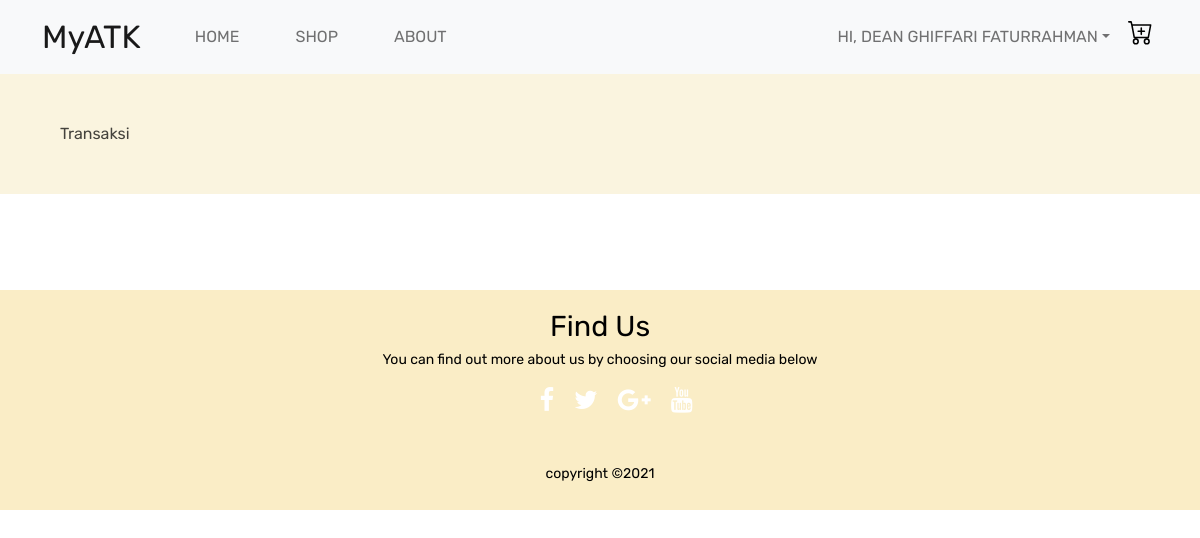
The app's page /transaksi.php (signed in), older data.
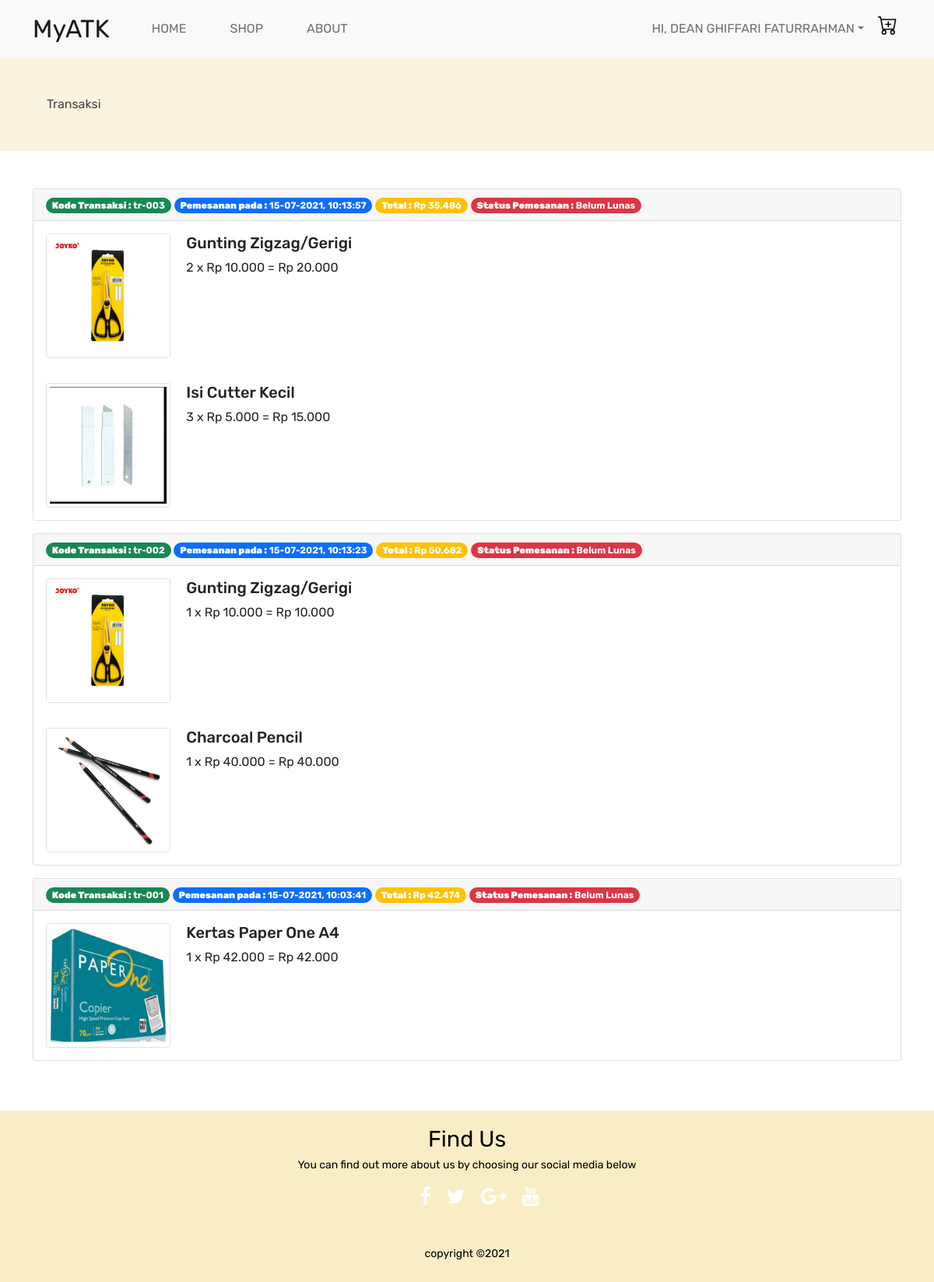
The same page, newer data.
### tables this page shows
CREATE TABLE `transaksi` (
  `id_transaksi` varchar(225) NOT NULL,
  `tgl_transaksi` datetime NOT NULL,
  `total_harga` double(20,3) NOT NULL,
  `tgl_bayar` datetime DEFAULT NULL,
  `lunas` tinyint(1) DEFAULT NULL,
  `user_id` int(11) NOT NULL,
  `kode_unik` int(3) NOT NULL
);

CREATE TABLE `detail_transaksi` (
  `id` int(11) NOT NULL,
  `id_detail_transaksi` varchar(225) NOT NULL,
  `id_detail_barang` int(11) NOT NULL,
  `qty` int(2) NOT NULL
);

CREATE TABLE `barang` (
  `id_barang` int(11) NOT NULL,
  `nama_barang` varchar(255) NOT NULL,
  `kode_jenis_barang` varchar(15) NOT NULL,
  `harga` double(12,2) NOT NULL,
  `rating` double(5,2) NOT NULL,
  `foto` varchar(255) NOT NULL,
  `stok` int(5) NOT NULL,
  `terjual` int(5) NOT NULL,
  `keterangan` text NOT NULL
);

### transaksi.php (the view, shortened to what this page needs)
<?php
include_once('functions.php');
?>
<!DOCTYPE html>
<html lang="en">
<head>
    <link href="https://cdn.jsdelivr.net/npm/bootstrap@5.0.2/dist/css/bootstrap.min.css" rel="stylesheet" />
    <link rel="stylesheet" href="style.css" />
    <link rel="stylesheet" href="https://stackpath.bootstrapcdn.com/font-awesome/4.7.0/css/font-awesome.min.css">
</head>
<body>
    <div class="p-5 mb-5" style="background: rgba(238, 220, 157, 0.33); color: rgba(0, 0, 0, 0.73); font-family: Rubik, sans-serif;">
        <div class="container">
            Transaksi
        </div>
    </div>
    <?php
    $db = dbConnect();
    $sql = "SELECT t.id_transaksi, t.tgl_transaksi, t.total_harga ,t.lunas, t.kode_unik
    FROM transaksi t
    INNER JOIN user u
    -- INNER JOIN detail_transaksi dt
    ON t.user_id = u.user_id
    -- t.id_transaksi = dt.id_detail_transaksi
    WHERE t.user_id = {$_SESSION["UserID"]} ORDER BY t.tgl_transaksi DESC";
    $result = $db->query($sql);
    $rows = $result->fetch_all(MYSQLI_ASSOC);
    foreach ($rows as $rowsData) :
    ?>
        <section class="jumbotron my-3">
            <div class="container">
                <div class="card">
                    <div class="card-header">
                        <span class="badge rounded-pill bg-success"><b>Kode Transaksi :</b> <?= $rowsData['id_transaksi']; ?></span>
                        <span class="badge rounded-pill bg-primary"><b>Pemesanan pada :</b> <?= date('d-m-Y, H:i:s', strtotime($rowsData['tgl_transaksi'])); ?></span>
                        <span class="badge rounded-pill bg-warning"> <b>Total :</b> <?= getRupiah($rowsData["total_harga"], 0) ?></span>
                        <span class="badge rounded-pill bg-danger"> <b> Status Pemesanan :</b> <?= ($rowsData['lunas'] ? "Lunas" : "Belum Lunas")   ?></span>
                    </div>
                    <?php
                    $sql = "SELECT `dt`.* ,`b`.*
                    FROM `transaksi` `t`
                    INNER JOIN `detail_transaksi` `dt`
                    INNER JOIN `barang` `b`
                    ON `t`.`id_transaksi` = `dt`.`id_detail_transaksi`
                    AND `dt`.`id_detail_barang` = `b`.`id_barang`
                    WHERE `dt`.`id_detail_transaksi` = '{$rowsData['id_transaksi']}'";
                    $result = $db->query($sql);
                    $data = $result->fetch_all(MYSQLI_ASSOC);
                    foreach ($data as $dataTR) :
                    ?>
                        <div class="card-body">
                            <div class="row g-0">
                                <div class="col-md-2">
                                    <img src="<?= $dataTR["foto"] ?>" class="card-img-top img-thumbnail" style="width: 10rem;">
                                </div>
                                <div class="col-md-8">
                                    <h5 class="card-title"><?= $dataTR["nama_barang"] ?></h5>
                                    <p class="card-text">
                                        <?= "{$dataTR["qty"]} x " . getRupiah($dataTR["harga"], 0) . " = " ?>
                                        <?= getRupiah(($dataTR["qty"] * $dataTR["harga"]), 0) ?>
                                    </p>
                                </div>
                            </div>
                        </div>
                    <?php endforeach ?>
                </div>
            </div>
        </section>
    <?php endforeach ?>
    <section class="news py-5">
        <footer>
            <div class="footer-content">
                <h3>Find Us </h3>
                <p>You can find out more about us by choosing our social media below </p>
                <ul class="socials">
                    <li><a href="#"><i class="fa fa-facebook"></i></a></li>
                    <li><a href="#"><i class="fa fa-twitter"></i></a></li>
                    <li><a href="#"><i class="fa fa-google-plus"></i></a></li>
                    <li><a href="#"><i class="fa fa-youtube"></i></a></li>
                </ul>
                <p>copyright &copy;2021 </p>
                <br>
        </footer>
    </section>
</body>
</html>

Row changes from the older to the newer data that the page shows:
added transaksi: id_transaksi "tr-003", tgl_transaksi "15-07-2021, 10:13:57", total_harga "Rp 35.486", shows "Belum Lunas"
added detail_transaksi: id_detail_barang.foto (picture), id_detail_barang.nama_barang "Gunting Zigzag/Gerigi", qty "2", id_detail_barang.harga "Rp 10.000", getRupiah(($dataTR['qty']*$dataTR['harga']),0) "Rp 20.000", shown under "tr-003"
added detail_transaksi: id_detail_barang.foto (picture), id_detail_barang.nama_barang "Isi Cutter Kecil", qty "3", id_detail_barang.harga "Rp 5.000", getRupiah(($dataTR['qty']*$dataTR['harga']),0) "Rp 15.000", shown under "tr-003"
added transaksi: id_transaksi "tr-002", tgl_transaksi "15-07-2021, 10:13:23", total_harga "Rp 50.682", shows "Belum Lunas"
added detail_transaksi: id_detail_barang.foto (picture), id_detail_barang.nama_barang "Gunting Zigzag/Gerigi", qty "1", id_detail_barang.harga "Rp 10.000", getRupiah(($dataTR['qty']*$dataTR['harga']),0) "Rp 10.000", shown under "tr-002"
added detail_transaksi: id_detail_barang.foto (picture), id_detail_barang.nama_barang "Charcoal Pencil", qty "1", id_detail_barang.harga "Rp 40.000", getRupiah(($dataTR['qty']*$dataTR['harga']),0) "Rp 40.000", shown under "tr-002"
added transaksi: id_transaksi "tr-001", tgl_transaksi "15-07-2021, 10:03:41", total_harga "Rp 42.474", shows "Belum Lunas"
added detail_transaksi: id_detail_barang.foto (picture), id_detail_barang.nama_barang "Kertas Paper One A4", qty "1", id_detail_barang.harga "Rp 42.000", getRupiah(($dataTR['qty']*$dataTR['harga']),0) "Rp 42.000", shown under "tr-001"
